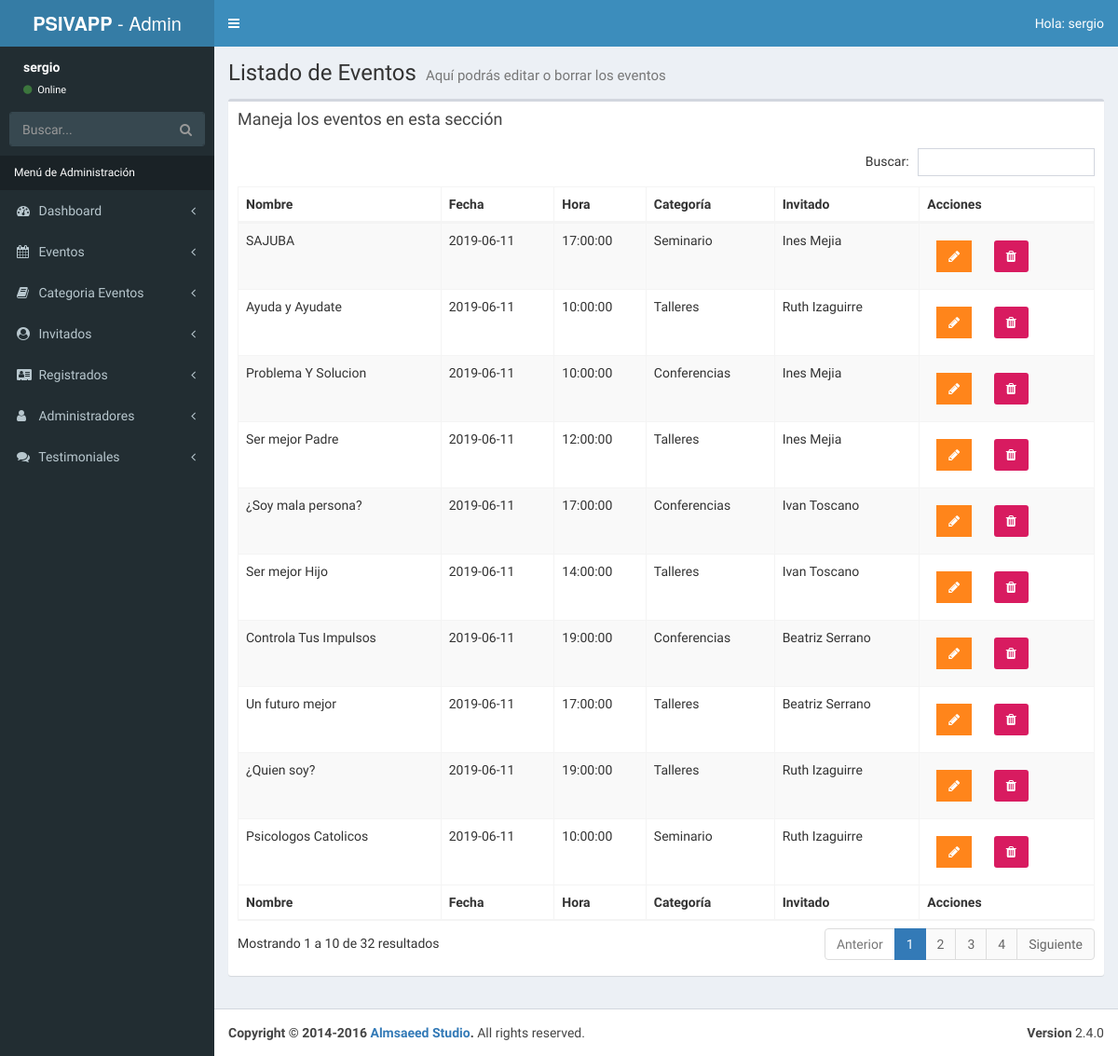
Page /admin/lista-evento.php (signed in) on the committed database.
### tables this page shows
CREATE TABLE `eventos` (
  `evento_id` tinyint(10) NOT NULL AUTO_INCREMENT,
  `nombre_evento` varchar(60) NOT NULL,
  `fecha_evento` date NOT NULL,
  `hora_evento` time NOT NULL,
  `id_cat_evento` tinyint(10) NOT NULL,
  `id_inv` tinyint(4) NOT NULL,
  `clave` varchar(10) NOT NULL,
  `editado` timestamp NOT NULL DEFAULT CURRENT_TIMESTAMP ON UPDATE CURRENT_TIMESTAMP,
  PRIMARY KEY (`evento_id`),
  KEY `id_cat_evento` (`id_cat_evento`),
  KEY `id_inv` (`id_inv`),
  CONSTRAINT `eventos_ibfk_1` FOREIGN KEY (`id_cat_evento`) REFERENCES `categoria_evento` (`id_categoria`),
  CONSTRAINT `eventos_ibfk_2` FOREIGN KEY (`id_inv`) REFERENCES `invitados` (`invitado_id`)
);

CREATE TABLE `categoria_evento` (
  `id_categoria` tinyint(10) NOT NULL AUTO_INCREMENT,
  `cat_evento` varchar(50) NOT NULL,
  `icono` varchar(15) NOT NULL,
  `editado` timestamp NOT NULL DEFAULT CURRENT_TIMESTAMP ON UPDATE CURRENT_TIMESTAMP,
  PRIMARY KEY (`id_categoria`)
);

CREATE TABLE `invitados` (
  `invitado_id` tinyint(4) NOT NULL AUTO_INCREMENT,
  `nombre_invitado` varchar(30) NOT NULL,
  `apellido_invitado` varchar(30) NOT NULL,
  `descripcion` text NOT NULL,
  `url_imagen` varchar(50) NOT NULL,
  PRIMARY KEY (`invitado_id`)
);

### admin/lista-evento.php (the view, shortened to what this page needs)
<?php
        include_once 'funciones/funciones.php';
        include_once 'templates/header.php';
        include_once 'templates/barra.php';
        include_once 'templates/navegacion.php';
?>
  <div class="content-wrapper">
    <section class="content-header">
        <h1>
          Listado de Eventos
          <small>Aquí podrás editar o borrar los eventos</small>
        </h1>
    </section>
    <section class="content">
      <div class="row">
        <div class="col-xs-12">
          <div class="box">
            <div class="box-header">
              <h3 class="box-title">Maneja los eventos en esta sección</h3>
            </div>
            <div class="box-body">
              <table id="registros" class="table table-bordered table-striped">
                <thead>
                <tr>
                  <th>Nombre</th>
                  <th>Fecha</th>
                  <th>Hora</th>
                  <th>Categoría</th>
                  <th>Invitado</th>
                  <th>Acciones</th>
                </tr>
                </thead>
                <tbody>
                        <?php
                            try {
                                $sql = "SELECT evento_id, nombre_evento, fecha_evento, hora_evento, cat_evento, nombre_invitado, apellido_invitado ";
                                $sql .= " FROM eventos ";
                                $sql .= " INNER JOIN categoria_evento ";
                                $sql .= " ON  eventos.id_cat_evento=categoria_evento.id_categoria ";
                                $sql .= " INNER JOIN invitados ";
                                $sql .= " ON eventos.id_inv=invitados.invitado_id ";
                                $sql .= " ORDER BY eventos.fecha_evento DESC ";
                                $resultado = $conn->query($sql);
                            } catch (Exception $e) {
                                $error = $e->getMessage();
                                echo $error;
                            }
                            while($eventos = $resultado->fetch_assoc() ) { ?>
                                <tr>
                                    <td><?php echo $eventos['nombre_evento']; ?></td>
                                    <td><?php echo $eventos['fecha_evento']; ?></td>
                                    <td><?php echo $eventos['hora_evento']; ?></td>
                                    <td><?php echo $eventos['cat_evento']; ?></td>
                                    <td><?php echo $eventos['nombre_invitado'] . " " . $eventos['apellido_invitado']; ?></td>
                                    <td>
                                        <a href="editar-evento.php?id=<?php echo $eventos['evento_id'] ?>" class="btn bg-orange btn-flat margin">
                                            <i class="fa fa-pencil"></i>
                                        </a>
                                        <a href="#" data-id="<?php echo $eventos['evento_id']; ?>" data-tipo="evento" class="btn bg-maroon bnt-flat margin borrar_registro">
                                            <i class="fa fa-trash"></i>
                                        </a>
                                    </td>
                                </tr>
                            <?php }  ?>
                </tbody>
                <tfoot>
                <tr>
                    <th>Nombre</th>
                    <th>Fecha</th>
                    <th>Hora</th>
                    <th>Categoría</th>
                    <th>Invitado</th>
                    <th>Acciones</th>
                </tr>
                </tfoot>
              </table>
            </div>
          </div>
        </div>
      </div>
    </section>
  </div>
  <?php
          include_once 'templates/footer.php';
  ?>

### rows in the picture
eventos: nombre_evento "SAJUBA", fecha_evento "2019-06-11", hora_evento "17:00:00", id_cat_evento.cat_evento "Seminario", id_inv.nombre_invitado "Ines", id_inv.apellido_invitado "Mejia"
eventos: nombre_evento "Ayuda y Ayudate", fecha_evento "2019-06-11", hora_evento "10:00:00", id_cat_evento.cat_evento "Talleres", id_inv.nombre_invitado "Ruth", id_inv.apellido_invitado "Izaguirre"
eventos: nombre_evento "Problema Y Solucion", fecha_evento "2019-06-11", hora_evento "10:00:00", id_cat_evento.cat_evento "Conferencias", id_inv.nombre_invitado "Ines", id_inv.apellido_invitado "Mejia"
eventos: nombre_evento "Ser mejor Padre", fecha_evento "2019-06-11", hora_evento "12:00:00", id_cat_evento.cat_evento "Talleres", id_inv.nombre_invitado "Ines", id_inv.apellido_invitado "Mejia"
eventos: nombre_evento "¿Soy mala persona?", fecha_evento "2019-06-11", hora_evento "17:00:00", id_cat_evento.cat_evento "Conferencias", id_inv.nombre_invitado "Ivan", id_inv.apellido_invitado "Toscano"
eventos: nombre_evento "Ser mejor Hijo", fecha_evento "2019-06-11", hora_evento "14:00:00", id_cat_evento.cat_evento "Talleres", id_inv.nombre_invitado "Ivan", id_inv.apellido_invitado "Toscano"
eventos: nombre_evento "Controla Tus Impulsos", fecha_evento "2019-06-11", hora_evento "19:00:00", id_cat_evento.cat_evento "Conferencias", id_inv.nombre_invitado "Beatriz", id_inv.apellido_invitado "Serrano"
eventos: nombre_evento "Un futuro mejor", fecha_evento "2019-06-11", hora_evento "17:00:00", id_cat_evento.cat_evento "Talleres", id_inv.nombre_invitado "Beatriz", id_inv.apellido_invitado "Serrano"
eventos: nombre_evento "¿Quien soy?", fecha_evento "2019-06-11", hora_evento "19:00:00", id_cat_evento.cat_evento "Talleres", id_inv.nombre_invitado "Ruth", id_inv.apellido_invitado "Izaguirre"
eventos: nombre_evento "Psicologos Catolicos", fecha_evento "2019-06-11", hora_evento "10:00:00", id_cat_evento.cat_evento "Seminario", id_inv.nombre_invitado "Ruth", id_inv.apellido_invitado "Izaguirre"

### other values in the picture
$_SESSION['nombre'] "sergio"
